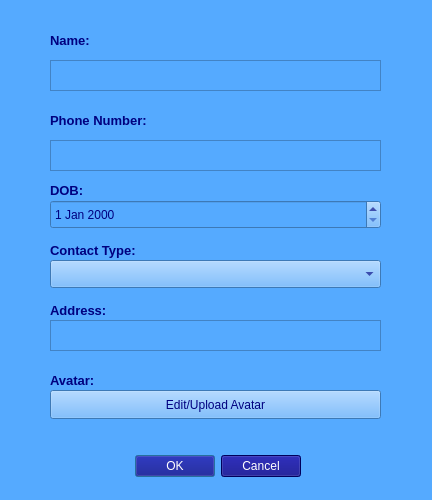
<?xml version="1.0" encoding="UTF-8"?>
<ui version="4.0">
 <class>ProfilePageForm</class>
 <widget class="QDialog" name="ProfilePageForm">
  <property name="geometry">
   <rect>
    <x>0</x>
    <y>0</y>
    <width>432</width>
    <height>500</height>
   </rect>
  </property>
  <property name="windowTitle">
   <string>Dialog</string>
  </property>
  <property name="styleSheet">
   <string notr="true">background-color: rgb(85, 170, 255);
color: rgb(0, 0, 127);</string>
  </property>
  <widget class="QDialogButtonBox" name="submitDetailsBtn">
   <property name="geometry">
    <rect>
     <x>-40</x>
     <y>450</y>
     <width>341</width>
     <height>32</height>
    </rect>
   </property>
   <property name="font">
    <font>
     <pointsize>9</pointsize>
     <bold>true</bold>
    </font>
   </property>
   <property name="styleSheet">
    <string notr="true">background-color: rgb(0, 0, 127);
color: white;</string>
   </property>
   <property name="orientation">
    <enum>Qt::Orientation::Horizontal</enum>
   </property>
   <property name="standardButtons">
    <set>QDialogButtonBox::StandardButton::Cancel|QDialogButtonBox::StandardButton::Ok</set>
   </property>
  </widget>
  <widget class="QTextEdit" name="nameTxtBox">
   <property name="geometry">
    <rect>
     <x>50</x>
     <y>60</y>
     <width>331</width>
     <height>31</height>
    </rect>
   </property>
   <property name="font">
    <font>
     <pointsize>9</pointsize>
     <bold>false</bold>
    </font>
   </property>
  </widget>
  <widget class="QLabel" name="label">
   <property name="geometry">
    <rect>
     <x>50</x>
     <y>30</y>
     <width>63</width>
     <height>20</height>
    </rect>
   </property>
   <property name="font">
    <font>
     <pointsize>10</pointsize>
     <bold>true</bold>
    </font>
   </property>
   <property name="text">
    <string>Name:</string>
   </property>
  </widget>
  <widget class="QLabel" name="label_2">
   <property name="geometry">
    <rect>
     <x>50</x>
     <y>110</y>
     <width>141</width>
     <height>21</height>
    </rect>
   </property>
   <property name="font">
    <font>
     <pointsize>10</pointsize>
     <bold>true</bold>
    </font>
   </property>
   <property name="text">
    <string>Phone Number:</string>
   </property>
  </widget>
  <widget class="QLabel" name="label_3">
   <property name="geometry">
    <rect>
     <x>50</x>
     <y>180</y>
     <width>63</width>
     <height>20</height>
    </rect>
   </property>
   <property name="font">
    <font>
     <pointsize>10</pointsize>
     <bold>true</bold>
    </font>
   </property>
   <property name="text">
    <string>DOB:</string>
   </property>
  </widget>
  <widget class="QLabel" name="label_4">
   <property name="geometry">
    <rect>
     <x>50</x>
     <y>240</y>
     <width>131</width>
     <height>21</height>
    </rect>
   </property>
   <property name="font">
    <font>
     <pointsize>10</pointsize>
     <bold>true</bold>
    </font>
   </property>
   <property name="text">
    <string>Contact Type:</string>
   </property>
  </widget>
  <widget class="QLabel" name="label_5">
   <property name="geometry">
    <rect>
     <x>50</x>
     <y>300</y>
     <width>71</width>
     <height>20</height>
    </rect>
   </property>
   <property name="font">
    <font>
     <pointsize>10</pointsize>
     <bold>true</bold>
    </font>
   </property>
   <property name="text">
    <string>Address:</string>
   </property>
  </widget>
  <widget class="QDateEdit" name="dobTxtBox">
   <property name="geometry">
    <rect>
     <x>50</x>
     <y>200</y>
     <width>331</width>
     <height>29</height>
    </rect>
   </property>
   <property name="font">
    <font>
     <pointsize>9</pointsize>
     <bold>false</bold>
    </font>
   </property>
  </widget>
  <widget class="QTextEdit" name="addressTxtBox">
   <property name="geometry">
    <rect>
     <x>50</x>
     <y>320</y>
     <width>331</width>
     <height>31</height>
    </rect>
   </property>
   <property name="font">
    <font>
     <pointsize>9</pointsize>
     <bold>false</bold>
    </font>
   </property>
  </widget>
  <widget class="QComboBox" name="typeComboBox">
   <property name="geometry">
    <rect>
     <x>50</x>
     <y>260</y>
     <width>331</width>
     <height>28</height>
    </rect>
   </property>
   <property name="font">
    <font>
     <pointsize>9</pointsize>
     <bold>false</bold>
    </font>
   </property>
  </widget>
  <widget class="QTextEdit" name="phoneTxtBox">
   <property name="geometry">
    <rect>
     <x>50</x>
     <y>140</y>
     <width>331</width>
     <height>31</height>
    </rect>
   </property>
   <property name="font">
    <font>
     <pointsize>9</pointsize>
     <bold>false</bold>
    </font>
   </property>
  </widget>
  <widget class="QLabel" name="label_6">
   <property name="geometry">
    <rect>
     <x>50</x>
     <y>370</y>
     <width>63</width>
     <height>20</height>
    </rect>
   </property>
   <property name="font">
    <font>
     <pointsize>10</pointsize>
     <bold>true</bold>
    </font>
   </property>
   <property name="text">
    <string>Avatar:</string>
   </property>
  </widget>
  <widget class="QPushButton" name="avatarBtn">
   <property name="geometry">
    <rect>
     <x>50</x>
     <y>390</y>
     <width>331</width>
     <height>29</height>
    </rect>
   </property>
   <property name="font">
    <font>
     <pointsize>9</pointsize>
     <bold>false</bold>
    </font>
   </property>
   <property name="text">
    <string>Edit/Upload Avatar</string>
   </property>
  </widget>
 </widget>
 <resources/>
 <connections>
  <connection>
   <sender>submitDetailsBtn</sender>
   <signal>accepted()</signal>
   <receiver>ProfilePageForm</receiver>
   <slot>accept()</slot>
   <hints>
    <hint type="sourcelabel">
     <x>248</x>
     <y>254</y>
    </hint>
    <hint type="destinationlabel">
     <x>157</x>
     <y>274</y>
    </hint>
   </hints>
  </connection>
  <connection>
   <sender>submitDetailsBtn</sender>
   <signal>rejected()</signal>
   <receiver>ProfilePageForm</receiver>
   <slot>reject()</slot>
   <hints>
    <hint type="sourcelabel">
     <x>316</x>
     <y>260</y>
    </hint>
    <hint type="destinationlabel">
     <x>286</x>
     <y>274</y>
    </hint>
   </hints>
  </connection>
 </connections>
</ui>
